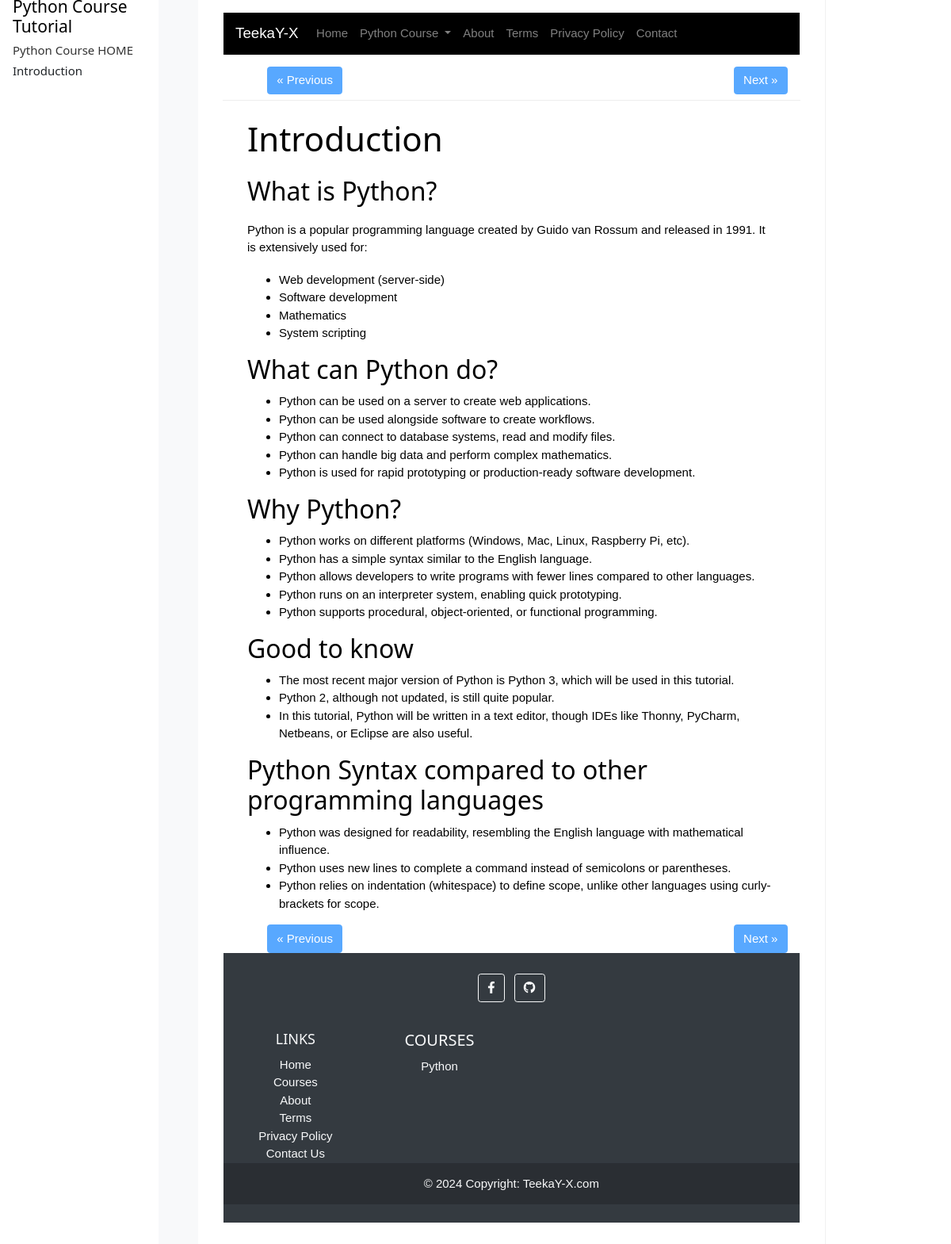
/courses/python/introduction/, run on an earlier commit of the app's database.
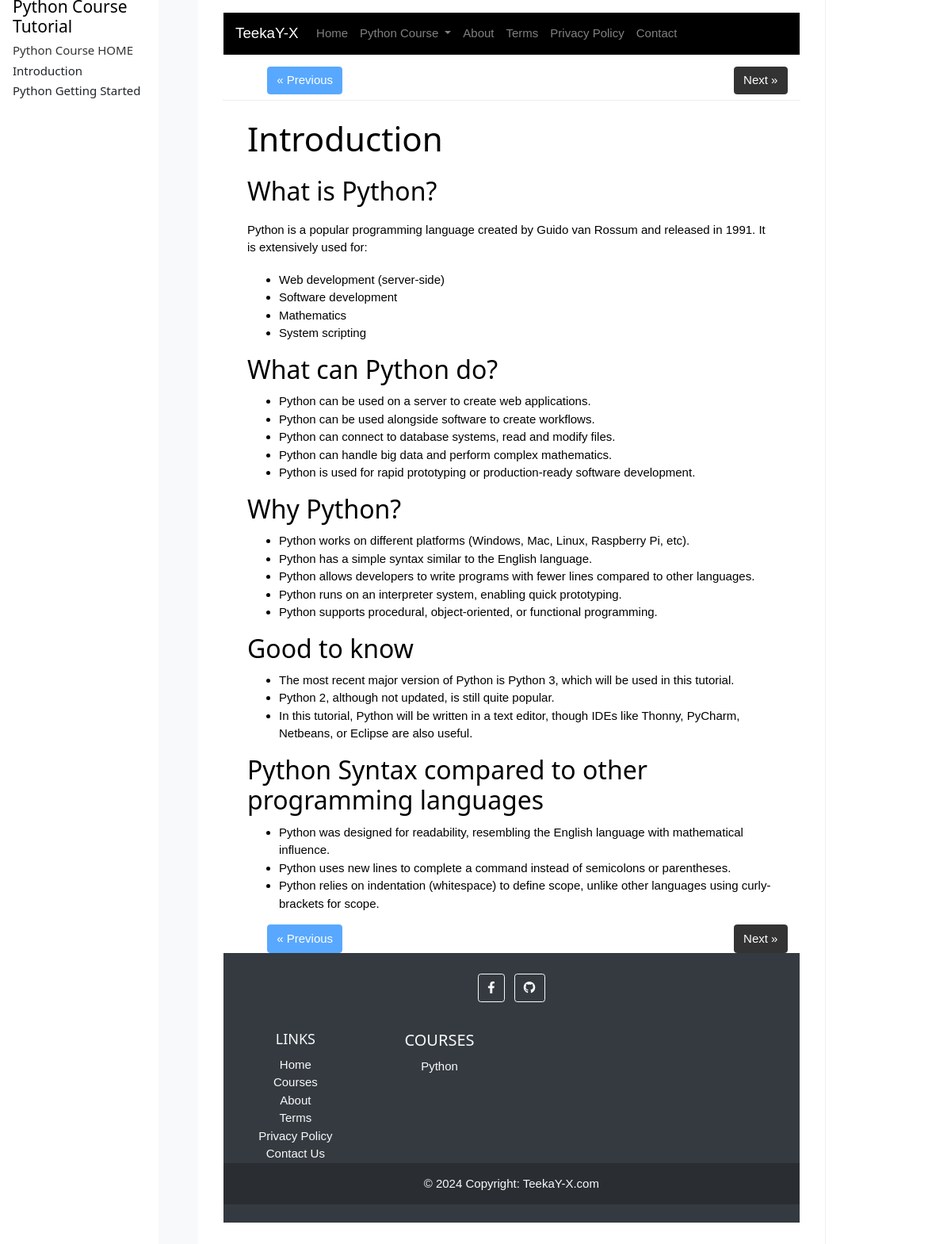
And on a later commit of the database.
### main/models.py (models this page shows, shortened)
class CoursePage(models.Model):
    course = models.ForeignKey(Course, related_name='pages', on_delete=models.CASCADE)
    title = models.CharField(max_length=200)
    content = models.TextField()
    slug = models.SlugField(unique=True, blank=True)
    order = models.PositiveIntegerField(default=0)
    class Meta:
        ordering = ['order']
    def get_absolute_url(self):
        return f"/courses/{self.course.slug}/{self.slug}/"

### main/views.py (the view)
# urls.py: path('courses/<slug:course_slug>/<slug:page_slug>/', views.course_page_detail, name='course-page-detail'),
def course_page_detail(request, course_slug, page_slug):
    course = get_object_or_404(Course, slug=course_slug)
    page = get_object_or_404(CoursePage, course=course, slug=page_slug)
    courses = Course.objects.all()
    pages = list(course.pages.all())
    page_index = pages.index(page)
    return render(request, 'courses/course_page_detail.html', {
        'course': course,
        'page': page,
        'all_courses': courses,
        'current_course': course,
	'prev_page': pages[page_index - 1] if page_index > 0 else None,
        'next_page': pages[page_index + 1] if page_index < len(pages) - 1 else None,
    })

### main/templatetags/md_extras.py (called while the page is built)
@register.filter
@stringfilter
def markdownify(value):
    md = markdown.Markdown(extensions=["fenced_code"])
    return mark_safe(md.convert(value))

### main/templates/courses/course_page_detail.html (shortened to what this page needs)
{% extends 'sttbase.html' %}
{% load md_extras %}
{% block content %}
<div class="container mt-4">
  <h1 class="mb-4">{{ page.title }}</h1>
  <div class="content">
    {{ page.content|markdownify|safe }}
  </div>
</div>
{% endblock %}

### main/templates/sttbase.html (shortened to what the changed rows need)
{% load static %}
<!DOCTYPE html>
<html lang="en">
<head>
    <link rel="stylesheet" href="{% static 'css/bootstrap.min.css' %}">
    <link rel="stylesheet" href="https://cdnjs.cloudflare.com/ajax/libs/font-awesome/5.15.4/css/all.min.css">
    <link rel="stylesheet" href="https://cdnjs.cloudflare.com/ajax/libs/prism/1.25.0/themes/prism-tomorrow.min.css">
    <link rel="stylesheet" href="{% static 'css/style.css' %}">
</head>
<body>
    <div class='w3-sidebar w3-collapse' id='sidenav'>
        {% if current_course %}
        <h2 class="left">{{ current_course.title }} Tutorial</h2>
        <a target="_top" href="{% url 'course-detail' slug=current_course.slug %}">{{ current_course.title }} HOME</a>
        {% for page in current_course.pages.all %}
        <a class="dropdown-item" href="{{ page.get_absolute_url }}">{{ page.title }}</a>
        {% endfor %}
        {% endif %}
        <br><br>
    </div>
    <div class='w3-main w3-light-grey' id='belowtopnav' style='margin-left:250px;'>
        <div class='w3-row w3-white'>
            <div class='w3-col l10 m12' id='main'>
                <main>
                    <div class="container">
                        <div class="row">
                            <div class="col-md-12">
                                <div class="">
                                    <ul class="pager navbar-fixed-bottom">
                                        {% if prev_page %}
                                        <li class="btn btn-primary float-left"><a href="{{ prev_page.get_absolute_url }}">&laquo; Previous</a></li>
                                        {% else %}
                                        <li class="btn btn-primary float-left disabled">&laquo; Previous</li>
                                        {% endif %}
                                        {% if next_page %}
                                        <li class="btn btn-primary float-right"><a href="{{ next_page.get_absolute_url }}">Next &raquo;</a></li>
                                        {% else %}
                                        <li class="btn btn-primary float-right disabled">Next &raquo;</li>
                                        {% endif %}
                                    </ul>
                                    <br>
                                    {% block content %}
                                    {% endblock %}
                                    <ul class="pager navbar-fixed-bottom">
                                        {% if prev_page %}
                                        <li class="btn btn-primary float-left"><a href="{{ prev_page.get_absolute_url }}">&laquo; Previous</a></li>
                                        {% else %}
                                        <li class="btn btn-primary float-left disabled">&laquo; Previous</li>
                                        {% endif %}
                                        {% if next_page %}
                                        <li class="btn btn-primary float-right"><a href="{{ next_page.get_absolute_url }}">Next &raquo;</a></li>
                                        {% else %}
                                        <li class="btn btn-primary float-right disabled">Next &raquo;</li>
                                        {% endif %}
                                    </ul>
                                    <br>
                                </div>
                            </div>
                        </div>
                    </div>
                </main>
            </div>
        </div>
    </div>
</body>
</html>

What changed in the data, as far as the page shows it:
added CoursePage: title "Python Getting Started"
